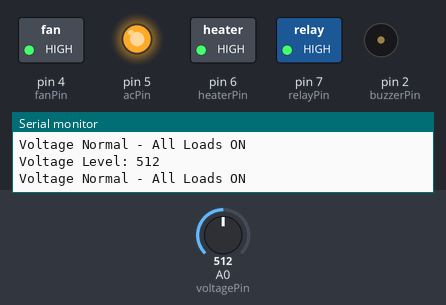
A sketch run on a simulated Arduino Uno, built with avr-gcc and run on an emulated ATmega328P. On the bench: switched loads named in the sketch (green lamp = pin HIGH), output pins drawn as LEDs (lit = HIGH), buzzer (waves = sounding, pin HIGH), the last lines printed to the serial monitor. Dashed ring = blinking. The inputs (shaded band) are chosen by the test bench; at power-on: A0 (voltagePin) = 512.

Above: at 1.2 s.
1.3 s: A0 (voltagePin) set to 885
2.9 s: A0 (voltagePin) set to 912
At 3.85 s:
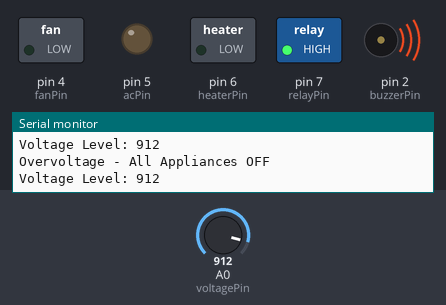
5.9 s: A0 (voltagePin) set to 90
At 7.4 s:
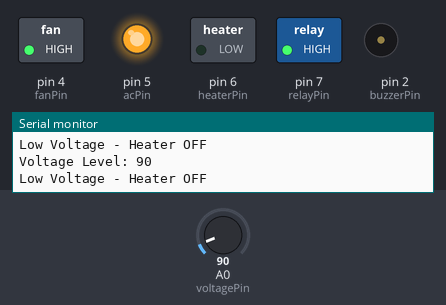
7.7 s: A0 (voltagePin) set to 63
9.9 s: A0 (voltagePin) set to 54
At 11.5 s:
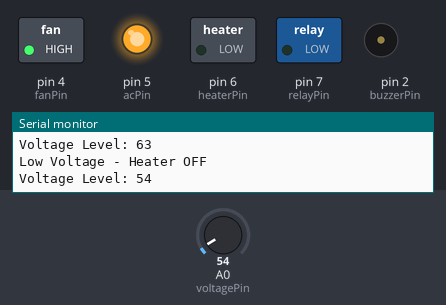
12.9 s: A0 (voltagePin) set to 70
At 14.3 s:
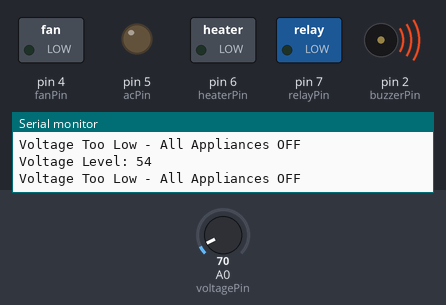
Timing chart, 0 to 16.1 s (numbered marks = the images above; inputs shaded):
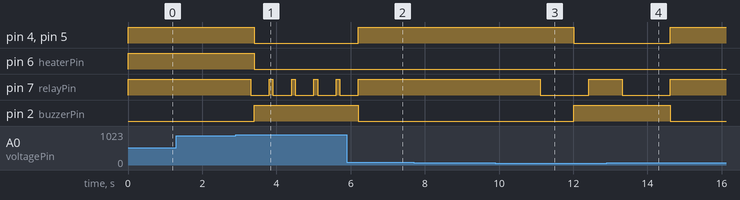

The sketch:

appliance-manager.ino
```cpp
const int voltagePin = A0;
const int relayPin = 7;
const int fanPin = 4;
const int acPin = 5;
const int heaterPin = 6;
const int buzzerPin = 2;
const int minThreshold = 100;
const int maxThreshold = 900;

void blinkRelayLedslow(){
  digitalWrite(relayPin, HIGH);
  delay(900);
  digitalWrite(relayPin, LOW);
  delay(900);
}

void blinkRelayLedsfast(){
  digitalWrite(relayPin, HIGH);
  delay(100);
  digitalWrite(relayPin, LOW);
  delay(100);
}


void setup(){
  pinMode(relayPin, OUTPUT);
  pinMode(heaterPin, OUTPUT);
  pinMode(acPin, OUTPUT);
  pinMode(fanPin, OUTPUT);
  pinMode(relayPin, OUTPUT);
  pinMode(buzzerPin, OUTPUT);
  Serial.begin(9600);
}


void loop(){
  int sensorValue = analogRead(voltagePin);
  Serial.print("Voltage Level: ");
  Serial.println(sensorValue);

  if (sensorValue >= minThreshold && sensorValue <= maxThreshold) {
   digitalWrite(relayPin, HIGH);
   digitalWrite(heaterPin, HIGH);
   digitalWrite(acPin, HIGH);
   digitalWrite(fanPin, HIGH);
   digitalWrite(buzzerPin, LOW);
   Serial.println("Voltage Normal - All Loads ON");
  } else if (sensorValue < 100 && sensorValue > 60) {
   digitalWrite(relayPin, HIGH);
   digitalWrite(heaterPin, LOW);
   digitalWrite(acPin, HIGH);
   digitalWrite(fanPin, HIGH);
   digitalWrite(buzzerPin, LOW);
   Serial.println("Low Voltage - Heater OFF");
  } else if (sensorValue < 60) {
    blinkRelayLedslow();
    digitalWrite(heaterPin, LOW);
    digitalWrite(acPin, LOW);
    digitalWrite(fanPin, LOW);
    digitalWrite(buzzerPin, HIGH);
    Serial.println("Voltage Too Low - All Appliances OFF");
  } else if (sensorValue > maxThreshold) {
   blinkRelayLedsfast();
   digitalWrite(heaterPin, LOW);
   digitalWrite(acPin, LOW);
   digitalWrite(fanPin, LOW);
   digitalWrite(buzzerPin, HIGH);
   Serial.println("Overvoltage - All Appliances OFF");
  }

delay(400);

}
```

Measured:
- the behaviour switches between 900 and 901 on A0 (voltagePin) (found by bisection; images 0 and 1)
- the behaviour switches between 60 and 59 on A0 (voltagePin) (found by bisection; images 2 and 3)
- after the input at 2.9 s, pin 4 (fanPin), pin 5 (acPin), pin 6 (heaterPin): HIGH → LOW after 0.51 s; pin 7 (relayPin): alternates HIGH for 0.10 s and LOW for 0.50 s, starting after 0.41 s; pin 2 (buzzerPin): LOW → HIGH after 0.51 s
- after the input at 5.9 s, pin 4 (fanPin), pin 5 (acPin): LOW → HIGH after 0.31 s; pin 7 (relayPin): goes on until 6.2 s, then stays HIGH; pin 2 (buzzerPin): HIGH → LOW after 0.31 s
- after the input at 9.9 s, pin 4 (fanPin), pin 5 (acPin): HIGH → LOW after 2.1 s; pin 7 (relayPin): HIGH → LOW after 1.2 s, → HIGH 1.3 s later; pin 2 (buzzerPin): LOW → HIGH after 2.1 s
- after the input at 12.9 s, pin 4 (fanPin), pin 5 (acPin): LOW → HIGH after 1.7 s; pin 7 (relayPin): goes on until 14.6 s, then stays HIGH; pin 2 (buzzerPin): HIGH → LOW after 1.7 s
